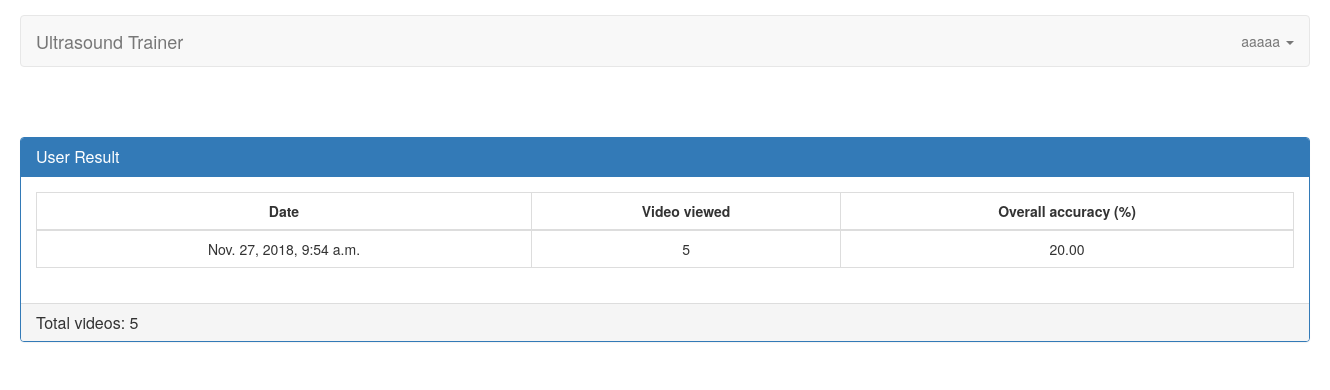
The page /profile (signed in) on the database as committed earlier.
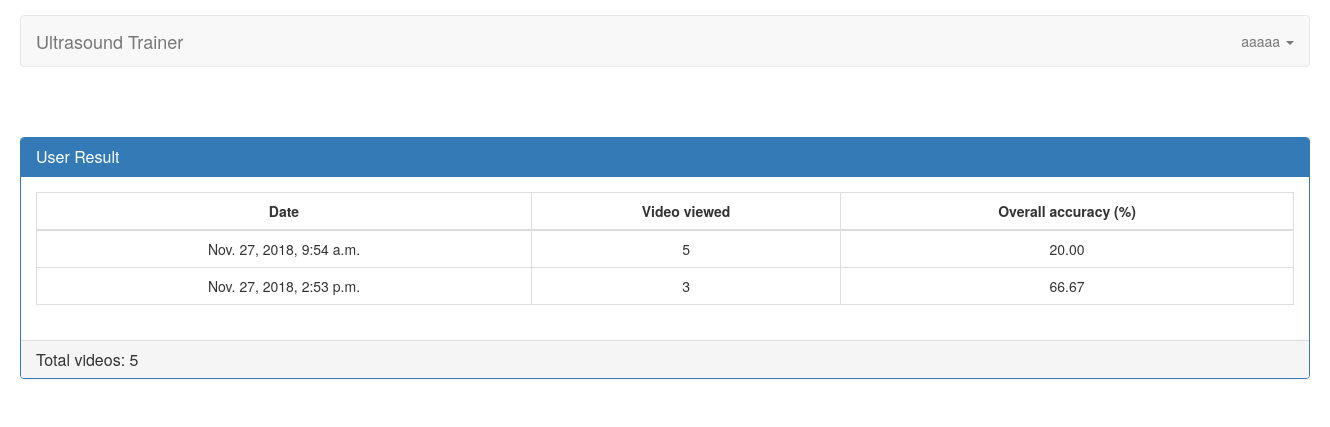
The same page on the database as committed later.
### servey/models.py (models this page shows, shortened)
class Result(models.Model):
    user = models.ForeignKey(User, related_name='user_result', on_delete=models.CASCADE)
    date = models.DateTimeField(default=datetime.datetime.utcnow, blank=True)
    close = models.BooleanField(default=False, verbose_name="Test is close?", blank=True)
    training_type = models.CharField(choices=TRAINING_TYPE, blank=True, null=True, max_length=255)
    accuracy = models.CharField(max_length=255, choices=ACCURACY_THRESHOLD, blank=True, null=True)
    created_at = models.DateTimeField(auto_now_add=True)
    updated_at = models.DateTimeField(auto_now=True)

### servey/views.py (the view)
@login_required(login_url=settings.LOGIN_URL)
def user_profile(request):
    if request.user.is_authenticated:
        context = {}
        count_questions = Video.objects.count()
        count_results = Result.objects.filter(user=request.user).all()
        for result in count_results:
            context[result.id]= count_accuracy(result)
        return render(request, 'user/profile.html', {"count_results": count_results, "results" : context.items(), "count_questions": count_questions})
    else:
        return HttpResponseRedirect(request.META.get('HTTP_REFERER', '/'))

### templates/user/profile.html
{% extends 'partials/index.html' %}
{% block content %}
    <div class="col-md-12" style="padding-right: 0px;padding-left: 0px;">
        <div class="panel panel-primary">
            <div class="panel-heading">
                <h3 class="panel-title">User Result</h3>
            </div>
            <div class="panel-body">
            {% if results %}
                <table class="table table-bordered table-hover">
                    <thead>
                    <tr>
                        <th class="text-center">Date</th>
                        <th class="text-center">Video viewed</th>
                        <th class="text-center">Overall accuracy (%)</th>
                    </tr>
                    </thead>
                    <tbody>
                    {% for key, values in results %}
                        <tr>
                            {% for key, value in values.items %}
                                <td class="text-center">{{ value }}</td>
                            {% endfor %}
                        </tr>
                    {% endfor %}
                    </tbody>
                </table>
            {% else %}
                <h3 class="text-center">No result</h3>
            {% endif %}
            </div>
            <div class="panel-footer"><h3 class="panel-title">Total videos: {{ count_questions }}</h3></div>
        </div>
    </div>
{% endblock %}

Rows that differ between the two databases and show on the page:
added Result: values "Nov. 27, 2018, 2:53 p.m."
Other text that changed with them:
new list line: "3 66.67"
